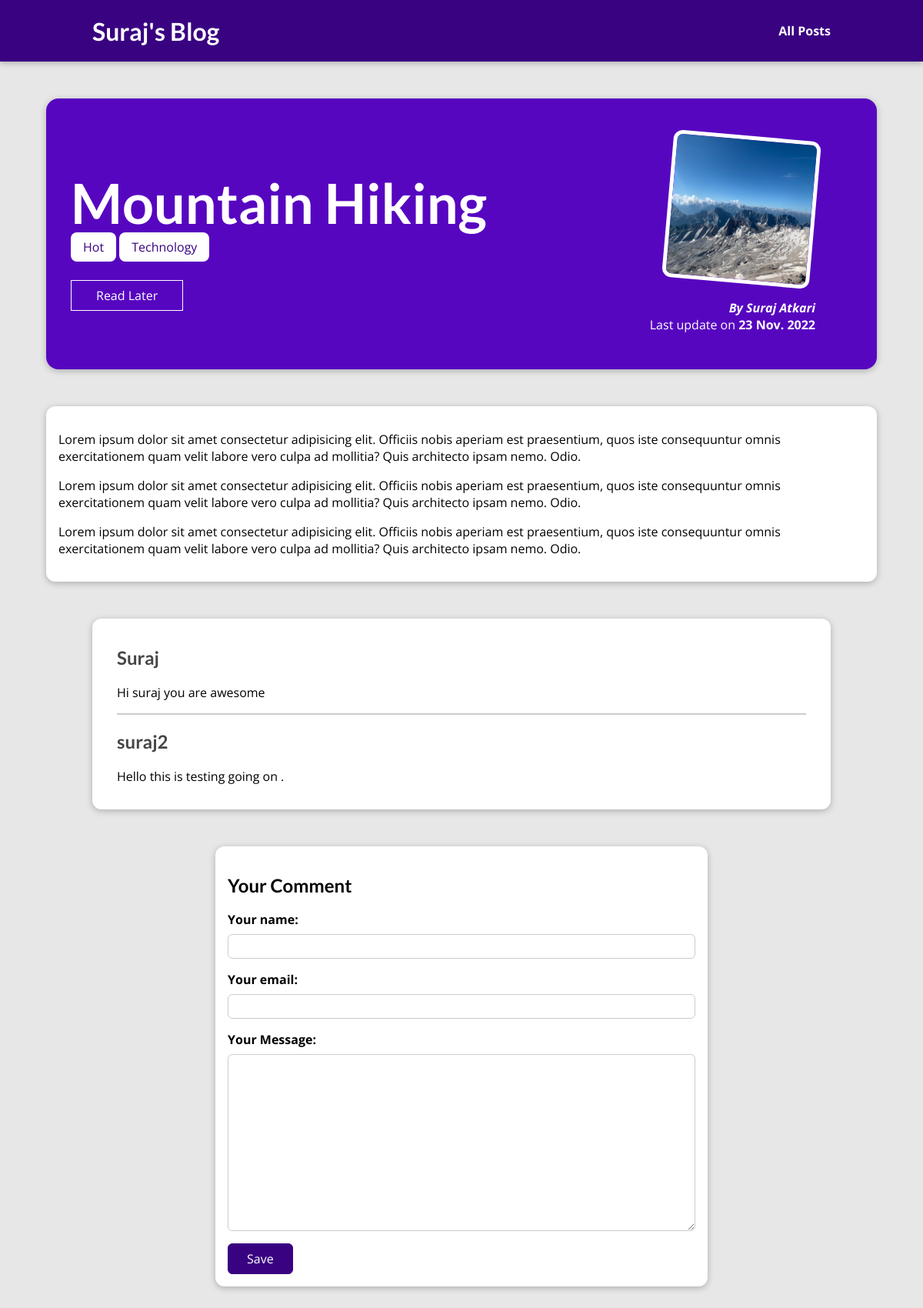
The page /posts/hike-in-the-mountains on the database its author committed.
### blog/models.py (models this page shows, shortened)
class Post(models.Model):
    title = models.CharField(max_length=200)
    author = models.ForeignKey(
        Author, on_delete=models.SET_NULL, null=True, default=None, related_name="posts")
    excerpt = models.CharField(max_length=1000)
    image = models.ImageField(upload_to="posts", null=True)
    date = models.DateField(auto_now=True)
    slug = models.SlugField(unique=True, db_index=True, default=None)
    content = models.TextField(validators=[MinLengthValidator(10)])
    tags = models.ManyToManyField(Tag)

class Tag(models.Model):
    caption = models.CharField(max_length=20)

class Author(models.Model):
    first_name = models.CharField(max_length=55)
    last_name = models.CharField(max_length=55)
    email = models.EmailField(max_length=254)
    def full_name(self):
        return f"{self.first_name} {self.last_name}"
    def __str__(self):
        return self.full_name()

class Comment(models.Model):
    user_name = models.CharField(max_length=100)
    user_email = models.EmailField()
    text = models.TextField(max_length=500)
    post = models.ForeignKey(
        Post, on_delete=models.CASCADE, related_name="comments")

### blog/views.py (the view, shortened to what this page needs)
# urls.py: path("posts/<slug:slug>", views.DetailedPostView.as_view(),
class DetailedPostView(View):
    def get(self, request, slug):
        post = Post.objects.get(slug=slug)
        context = {
            "post": post,
            "post_tags": post.tags.all(),
            "comment_form": CommentForm(),
            "comments": post.comments.all().order_by("-id")
        }
        return render(request, "blog/post-detail.html", context)

### blog/forms.py
class CommentForm(forms.ModelForm):
    class Meta:
        model = Comment
        exclude = ["post"]
        labels = {
            "user_name": "Your name",
            "user_email": "Your email",
            "text": "Your Message"
        }

### blog/templates/blog/post-detail.html (shortened to what this page needs)
{% extends "base.html" %}
{% load static %}
{% block css_files %}
  <link rel="stylesheet" href="{% static "blog/post-detail.css" %}"/>
{% endblock css_files %}
 {% block content %}
  <section id="summary">
    <h2>{{ post.title }}</h2>
    <div>
      {% for tag in post_tags  %}
        <span class="tag">{{ tag.caption }}</span>
      {% endfor %}
    </div>
    <div id="read-later">
      <form action="{% url 'read-later' %}" method="POST">
        <button>Read Later</button>
      </form>
    </div>
    <article>
      <img src="{{ post.image.url }}" alt={{ post.title }}/>
      <address> By <a href="{{ post.author.email }}">{{ post.author }}</a></address>
      <div>
        Last update on <time> {{ post.date|date:"d N Y" }}</time>
      </div>
    </article>
  </section>
  <main>
      {{ post.content|linebreaks }}
  </main>
<section id="comments">
  <ul>
    {% for comment in comments  %}
      <li>
        <h2>{{ comment.user_name }}</h2>
        <p>{{ comment.text|linebreaks }}</p>
      </li>
    {% endfor %}
  </ul>
</section>
  <section id="comment-form">
    <h2>Your Comment</h2>
    <form action="{% url "post-detail-page" post.slug %}" method="POST">
      {% for form_field in comment_form %}
        <div class="form-control {% if form_field.errors %}invalid{% endif %}">
          {{ form_field.label_tag }}
          {{ form_field }}
        </div>
      {% endfor %}
      <button>Save</button>
    </form>
  </section>
  {% endblock %}

### my_site/static/app.css (style rules this page uses)
* { box-sizing: border-box; }
html { font-family: 'Open Sans', 'Lato', sans-serif; }
body { margin: 0; }
h1, h2, h3 { font-family: 'Lato', sans-serif; font-weight: bold; }

### blog/static/blog/post-detail.css (style rules this page uses)
body { background-color: #e7e7e7; }
#summary { margin: 8rem auto 3rem auto; padding: 2rem; width: 90%; max-width: 90rem; border-radius: 16px; background-color: #5706c0; position: relative; box-shadow: 0 2px 8px rgba(0, 0, 0, 0.25); height: 22rem; }
#summary h2 { color: white; font-size: 4.5rem; margin-bottom: 0.25rem; }
#summary article { position: absolute; top: 2rem; right: 3rem; padding: 1rem 2rem; border-radius: 12px; text-align: right; color: white; }
#summary article img { width: 12rem; height: 12rem; border-radius: 12px; transform: rotateZ(5deg); border: 5px solid white; margin-bottom: 1rem; }
#summary address { font-weight: bold; }
#summary a { color: white; text-decoration: none; }
#summary time { font-weight: bold; }
#read-later { margin: 2rem 0; }
#read-later button { background-color: transparent; border: 1px solid white; padding: 0.5rem 2rem; font: inherit; color: white; cursor: pointer; }
main { width: 90%; max-width: 90rem; margin: 3rem auto; background-color: white; padding: 1rem; border-radius: 12px; box-shadow: 0 2px 8px rgba(0, 0, 0, 0.25); }
.tag { background-color: white; color: #390281; padding: 0.5rem 1rem; border-radius: 8px; }
#comment-form { margin: 3rem auto; width: 90%; max-width: 40rem; border-radius: 12px; background-color: white; box-shadow: 0 2px 8px rgba(0, 0, 0, 0.25); padding: 1rem; }
#comment-form button { font: inherit; background-color: #390281; color: white; border: 1px solid #390281; padding: 0.5rem 1.5rem; border-radius: 6px; cursor: pointer; }
.form-control { margin-bottom: 1rem; }
.form-control label { font-weight: bold; margin-bottom: 0.5rem; display: block; }
.form-control input, .form-control textarea { display: block; width: 100%; font: inherit; padding: 0.25rem; border-radius: 6px; border: 1px solid #ccc; }
#comments { margin: 3rem auto; width: 90%; max-width: 60rem; border-radius: 12px; background-color: white; box-shadow: 0 2px 8px rgba(0, 0, 0, 0.25); padding: 1rem 2rem; }
#comments ul { list-style: none; margin: 0; padding: 0; }
#comments li { margin-bottom: 1rem; border-bottom: 2px solid #ccc; }
#comments li:last-of-type { border-bottom: none; }
#comments h2 { color: #464646; }

### rows shown on the page
Post: title "Mountain Hiking", image (picture), author "Suraj Atkari", date "23 Nov. 2022", content "Lorem ipsum dolor sit amet consectetur adipisicing elit. Officiis nobis aperiam est praesentium, quos iste consequuntur omnis exercitationem quam velit labore vero culpa ad mollitia? Quis architecto ipsam nemo. Odio. Lorem ipsum dolor sit amet consectetur adipisicing elit. Officiis nobis aperiam est praesentium, quos iste consequuntur omnis exercitationem quam velit labore vero culpa ad mollitia? Quis architecto ipsam nemo. Odio. Lorem ipsum dolor sit amet consectetur adipisicing elit. Officiis nobis aperiam est praesentium, quos iste consequuntur omnis exercitationem quam velit labore vero culpa ad mollitia? Quis architecto ipsam nemo. Odio."
Tag: caption "Hot"
Tag: caption "Technology"
Comment: user_name "Suraj", text "Hi suraj you are awesome"
Comment: user_name "suraj2", text "Hello this is testing going on ."
